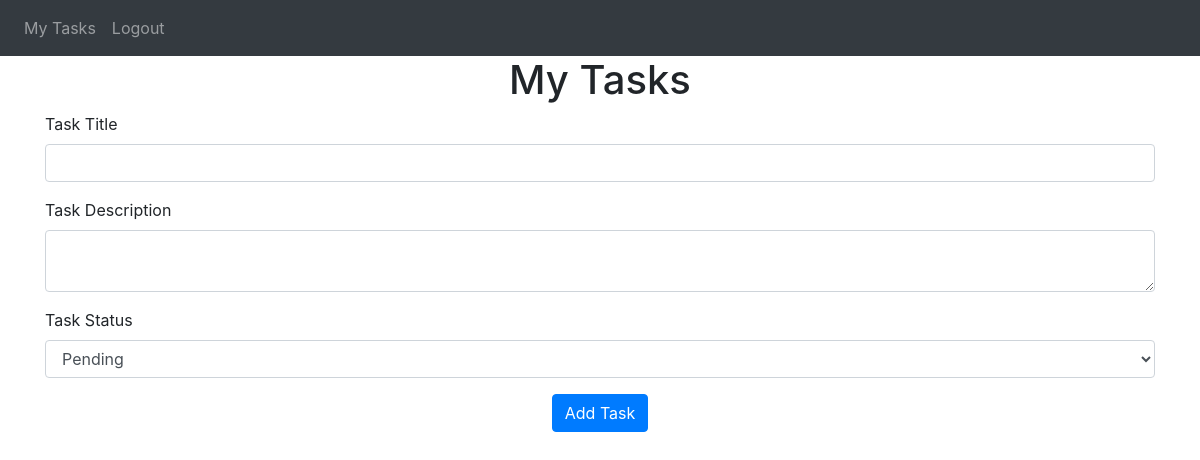
/ (signed in), run on an earlier commit of the app's database.
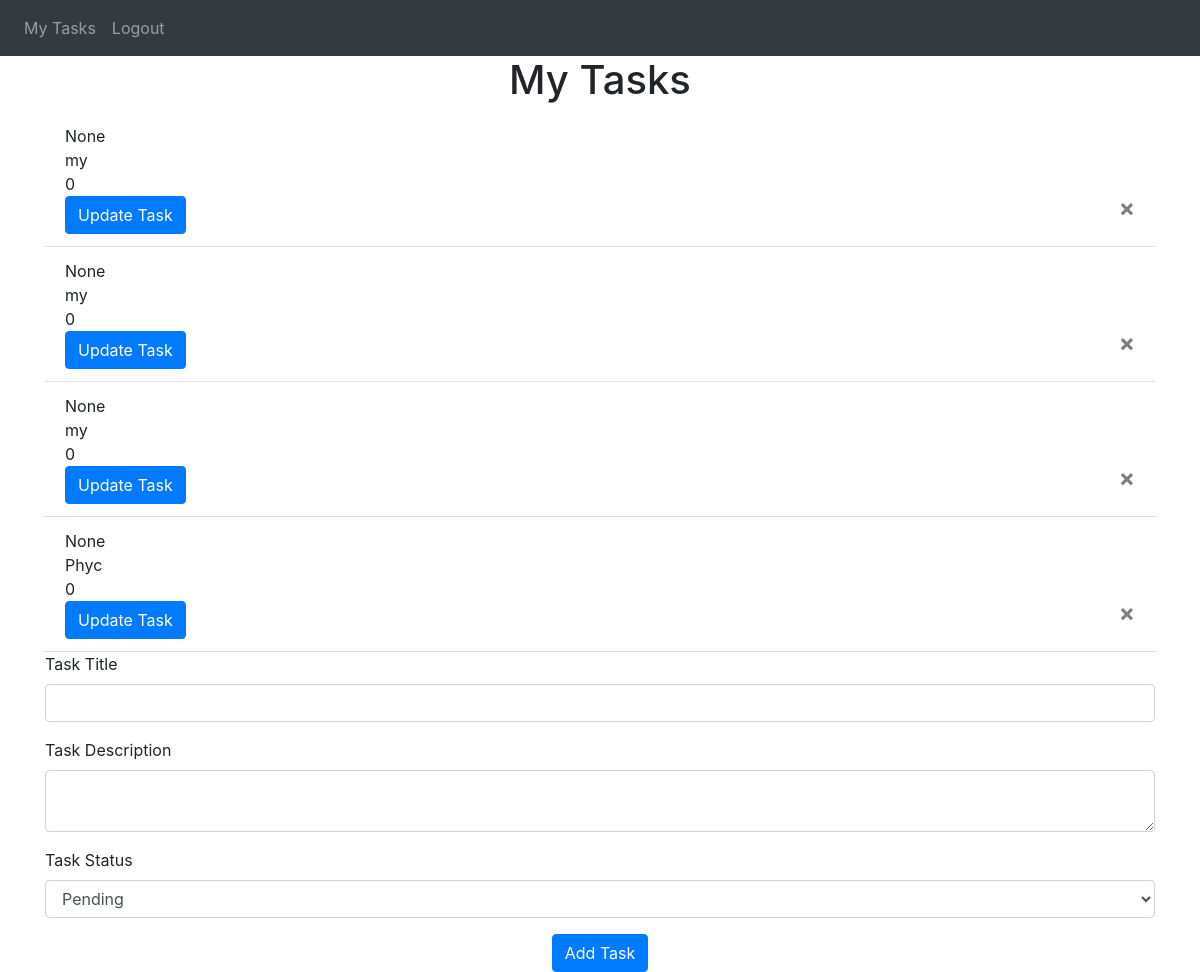
And on a later commit of the database.
### website/models.py (models this page shows, shortened)
class Task(db.Model):
    taskId = db.Column(db.Integer, primary_key=True)
    taskTitle = db.Column(db.String(250))
    taskDescription = db.Column(db.Text)
    taskDate = db.Column(db.DateTime(timezone=True), default=func.now())
    taskStatus = db.Column(db.String(50), default=TaskStatus.PENDING.value)  # Use String type
    user_id = db.Column(db.Integer, db.ForeignKey('user.id'))

### website/views.py (the view, shortened to what this page needs)
@views.route('/', methods=['GET', 'POST', 'PUT'])
@login_required
def home():
    return render_template('home.html', user=current_user)

### website/__init__.py (called while the page is built)
def create_app():
    app = Flask(__name__)
    app.config['SECRET_KEY'] = 'hjshjhdjah kjshkjdhjs'
    app.config['SQLALCHEMY_DATABASE_URI'] = f'sqlite:///{DB_NAME}'
    db.init_app(app)
    from .views import views
    from .auth import auth
    app.register_blueprint(views, url_prefix='/')
    app.register_blueprint(auth, url_prefix='/')
    from .models import User, Task
    with app.app_context():
        db.create_all()
    login_manager = LoginManager()
    login_manager.login_view = 'auth.login'
    login_manager.init_app(app)
    @login_manager.user_loader
    def load_user(id):
        return User.query.get(int(id))
    return app

### website/templates/home.html (shortened to what this page needs)
{% extends "base.html" %}
{% block content %}
    <h1 align="center">My Tasks</h1>
    <ul class="list-group list-group-flush" id="tasks">
        {% for task in user.tasks %}
        <li class="list-group-item">
            {{ task.taskTitle }} </br>
            {{ task.taskDescription }} </br>
            {{ task.taskStatus }} </br>
            <button type="button" class="close" onclick="deleteTask({{ task.taskId }})">
                <span aria-hidden="true">&times;</span>
            </button>
            <button type="button" class="btn btn-primary" data-toggle="modal" data-target="#updateTaskModal" data-task-id="{{ task.taskId }}">
              Update Task
          </button>
        </li>
        {% endfor %}
    </ul>
    <form method="POST">
        <div class="form-group">
            <label for="taskTitle">Task Title</label>
            <input type="text" class="form-control" id="taskTitle" name="taskTitle">
        </div>
        <div class="form-group">
            <label for="taskDescription">Task Description</label>
            <textarea class="form-control" id="taskDescription" name="taskDescription"></textarea>
        </div>
        <div class="form-group">
            <label for="taskStatus">Task Status</label>
            <select class="form-control" id="taskStatus" name="taskStatus">
                <option value="Pending">Pending</option>
            </select>
        </div>
        <div align="center">
            <button type="submit" class="btn btn-primary">Add Task</button>
        </div>
    </form>
  </div>
{% endblock%}

### website/templates/base.html (shortened to what this page needs)
<!DOCTYPE html>
<html>
  <head>
    <link
      rel="stylesheet"
      href="https://stackpath.bootstrapcdn.com/bootstrap/4.4.1/css/bootstrap.min.css"
    />
    <link
      rel="stylesheet"
      href="https://stackpath.bootstrapcdn.com/font-awesome/4.7.0/css/font-awesome.min.css"
    />
  </head>
  <body>
    <nav class="navbar navbar-expand-lg navbar-dark bg-dark">
      <div class="collapse navbar-collapse" id="navbar">
        <div class="navbar-nav">
          {% if user.is_authenticated %}
          <a class="nav-item nav-link" id="home" href="/">My Tasks</a>
          <a class="nav-item nav-link" id="logout" href="/logout">Logout</a>
          {% else %}
          <a class="nav-item nav-link" id="login" href="/login">Login</a>
          <a class="nav-item nav-link" id="signUp" href="/sign-up">Sign Up</a>
          {% endif %}
        </div>
      </div>
    </nav>
    <div class="container">{% block content %} {% endblock %}</div>
  </body>
</html>

What changed in the data, as far as the page shows it:
added Task: taskTitle "None", taskDescription "my", taskStatus "0"
added Task: taskTitle "None", taskDescription "my", taskStatus "0"
added Task: taskTitle "None", taskDescription "my", taskStatus "0"
added Task: taskTitle "None", taskDescription "Phyc", taskStatus "0"
